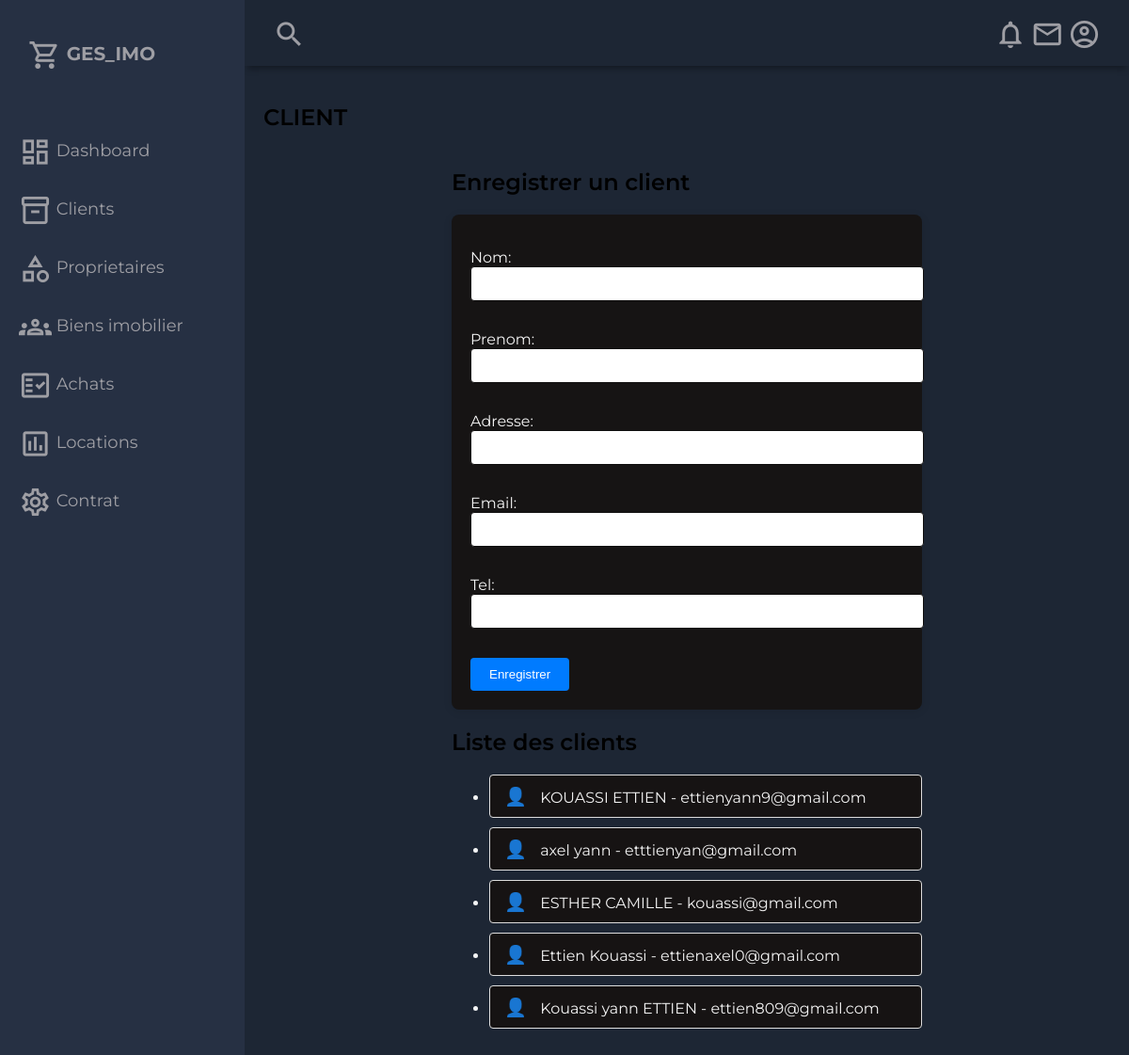
The app's page /dash/clients with its own data.
### ges_imo/models.py (models this page shows, shortened)
class client (models.Model):
    nom = models.CharField(max_length=100)
    prenom = models.CharField(max_length=100)
    adresse = models.CharField(max_length=255)
    email = models.EmailField()
    tel = models.CharField(max_length=20)

### ges_imo/views.py (the view)
# urls.py: path('dash/clients',views.client_view , name='client'),
def client_view (request):
    if request.method == 'POST':
        form = ClientForm(request.POST)
        if form.is_valid():
            form.save()
            return redirect('client')
    else:
        form = ClientForm()
    clients = client.objects.all()
    total_clients = clients.count()
    return render(request ,'listing/client.html',{'form': form, 'clients': clients , 'total_clients':total_clients} )

### ges_imo/form.py
class ClientForm(forms.ModelForm):
    class Meta:
        model = client
        fields = ['nom', 'prenom', 'adresse', 'email', 'tel']

### ges_imo/templates/listing/client.html (shortened to what this page needs)
{% load static %}
<!DOCTYPE html>
<html lang="en">
  <head>
    <link rel="stylesheet" href="{% static 'css/styles.css' %}">
    <link rel="stylesheet" href="{% static 'css/client.css' %}">
  </head>
  <body>
    <div class="grid-container">
      <header class="header">
        <div class="header-left">
          <span class="material-icons-outlined">search</span>
        </div>
        <div class="header-right">
          <span class="material-icons-outlined">notifications</span>
          <span class="material-icons-outlined">email</span>
          <span class="material-icons-outlined">account_circle</span>
        </div>
      </header>
      <aside id="sidebar">
        <div class="sidebar-title">
          <div class="sidebar-brand">
            <span class="material-icons-outlined">shopping_cart</span> GES_IMO
          </div>
        </div>
        <ul class="sidebar-list">
          <li class="sidebar-list-item">
            <a href="{%url 'dash'%}" >
              <span class="material-icons-outlined">dashboard</span> Dashboard
            </a>
          </li>
          <li class="sidebar-list-item">
            <a href="{% url 'client'%}" >
              <span class="material-icons-outlined">inventory_2</span> Clients
            </a>
          </li>
          <li class="sidebar-list-item">
            <a href="{% url 'proprio'%}" >
              <span class="material-icons-outlined">category</span> Proprietaires
            </a>
          </li>
          <li class="sidebar-list-item">
            <a href="{%url 'bien'%}" >
              <span class="material-icons-outlined">groups</span> Biens imobilier
            </a>
          </li>
          <li class="sidebar-list-item">
            <a href="{% url 'achats'%}" >
              <span class="material-icons-outlined">fact_check</span>   Achats
            </a>
          </li>
          <li class="sidebar-list-item">
            <a href="{%url 'location'%}" >
              <span class="material-icons-outlined">poll</span> Locations
            </a>
          </li>
          <li class="sidebar-list-item">
            <a href="{% url 'contrat'%}" >
              <span class="material-icons-outlined">settings</span> Contrat
            </a>
          </li>
        </ul>
      </aside>
      <main class="main-container">
        <div class="main-title">
          <h2>CLIENT</h2>
        </div>
        <div class="container">
            <div class="row">
                <div class="col-md-6">
                    <h2>Enregistrer un client</h2>
                    <form method="POST">
                        {{ form.as_p }}
                        <button type="submit" class="btn btn-primary">Enregistrer</button>
                    </form>
                </div>
                <div class="col-md-6">
                    <h2>Liste des clients</h2>
                    <ul class="list-group">
                        {% for client in clients %}
                            <li class="list-group-item">
                                {{ client.prenom }} {{ client.nom }} - {{ client.email }}
                            </li>
                        {% endfor %}
                    </ul>
                </div>
            </div>
        </div>
  </body>
</html>

### ges_imo/static/css/styles.css (style rules this page uses)
body { margin: 0; padding: 0; background-color: #1d2634; color: #9e9ea4; font-family: 'Montserrat', sans-serif; }
.material-icons-outlined { vertical-align: middle; line-height: 1px; font-size: 35px; }
.grid-container { display: grid; grid-template-columns: 260px 1fr 1fr 1fr; grid-template-rows: 0.2fr 3fr; grid-template-areas: 'sidebar header header header' 'sidebar main main main'; height: 100vh; }
.header { grid-area: header; height: 70px; display: flex; align-items: center; justify-content: space-between; padding: 0 30px 0 30px; box-shadow: 0 6px 7px -3px rgba(0, 0, 0, 0.35); }
#sidebar { grid-area: sidebar; height: 100%; background-color: #263043; overflow-y: auto; transition: all 0.5s; -webkit-transition: all 0.5s; }
.sidebar-title { display: flex; justify-content: space-between; align-items: center; padding: 30px 30px 30px 30px; margin-bottom: 30px; }
.sidebar-brand { margin-top: 15px; font-size: 20px; font-weight: 700; }
.sidebar-list { padding: 0; margin-top: 15px; list-style-type: none; }
.sidebar-list-item { padding: 20px 20px 20px 20px; font-size: 18px; }
.sidebar-list-item > a { text-decoration: none; color: #9e9ea4; }
.main-container { grid-area: main; overflow-y: auto; padding: 20px 20px; color: rgba(255, 255, 255, 0.95); }
.main-title { display: flex; justify-content: space-between; }

### ges_imo/static/css/client.css (style rules this page uses)
.container { margin: 0px auto; max-width: 500px; }
h2 { font-family: 'Montserrat', sans-serif; font-weight: 600; color: black; margin-bottom: 20px; }
form { background-color: #161414; padding: 20px; margin: 0%; border-radius: 8px; box-shadow: 0 2px 10px rgba(0, 0, 0, 0.1); }
form input[type="text"], form input[type="email"], form input[type="tel"], form textarea { width: 100%; padding: 10px; margin-bottom: 15px; border: 1px solid #0f0e0e; border-radius: 4px; }
form button[type="submit"] { background-color: #007bff; color: white; padding: 10px 20px; border: none; border-radius: 4px; cursor: pointer; }
.list-group-item { background-color: #161313; border: 1px solid #ddd; margin-bottom: 10px; padding: 10px 15px; border-radius: 4px; transition: background-color 0.3s ease; }
.list-group-item::before { content: "👤"; margin-right: 10px; color: #007bff; font-size: 1.2em; }

### records on screen
client: prenom "KOUASSI", nom "ETTIEN", email "ettienyann9@gmail.com"
client: prenom "axel", nom "yann", email "etttienyan@gmail.com"
client: prenom "ESTHER", nom "CAMILLE", email "kouassi@gmail.com"
client: prenom "Ettien", nom "Kouassi", email "ettienaxel0@gmail.com"
client: prenom "Kouassi yann", nom "ETTIEN", email "ettien809@gmail.com"
